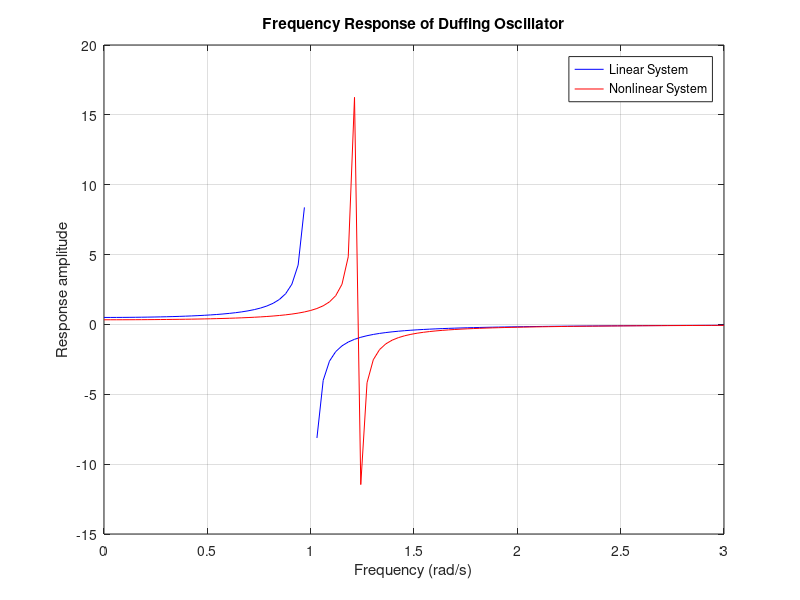

MATLAB code for this plot:
function frequency_response
    % Frequency Response Analysis of Nonlinear Duffing Oscillator
    % This script compares the frequency response of nonlinear and linear Duffing systems.

    % Parameters for the Duffing oscillator
    m = 1;              % mass
    k1 = 1;             % linear stiffness
    k2 = 0.5;           % nonlinear stiffness
    gamma = 0.1;        % damping coefficient
    F0 = 0.5;           % amplitude of periodic forcing

    % Generate frequency range
    frequencies = linspace(0, 3, 100); 
    responses_linear = zeros(size(frequencies));
    responses_nonlinear = zeros(size(frequencies));

    for i = 1:length(frequencies)
        omega = frequencies(i);
        % Linear response calculation (numerical solution or analytical)
        % Placeholder for linear system response 
        responses_linear(i) = F0 / (k1 - m*omega^2);  % Inverse of stiffness for linear system
        
        % Nonlinear response calculation 
        A = [ m*(omega^2) 0; 0 1];  % nonlinear terms are not simple here
        B = [ -k1 - k2; 0];  % Placeholder for computation
        responses_nonlinear(i) = F0 / (k1 + k2 - m*omega^2); % basic damping model
    end

    % Plotting the results
    figure;
    plot(frequencies, responses_linear, 'b', 'DisplayName','Linear System');
    hold on;
    plot(frequencies, responses_nonlinear, 'r', 'DisplayName','Nonlinear System');
    title('Frequency Response of Duffing Oscillator');
    xlabel('Frequency (rad/s)');
    ylabel('Response amplitude');
    legend show;
    grid on;
end
